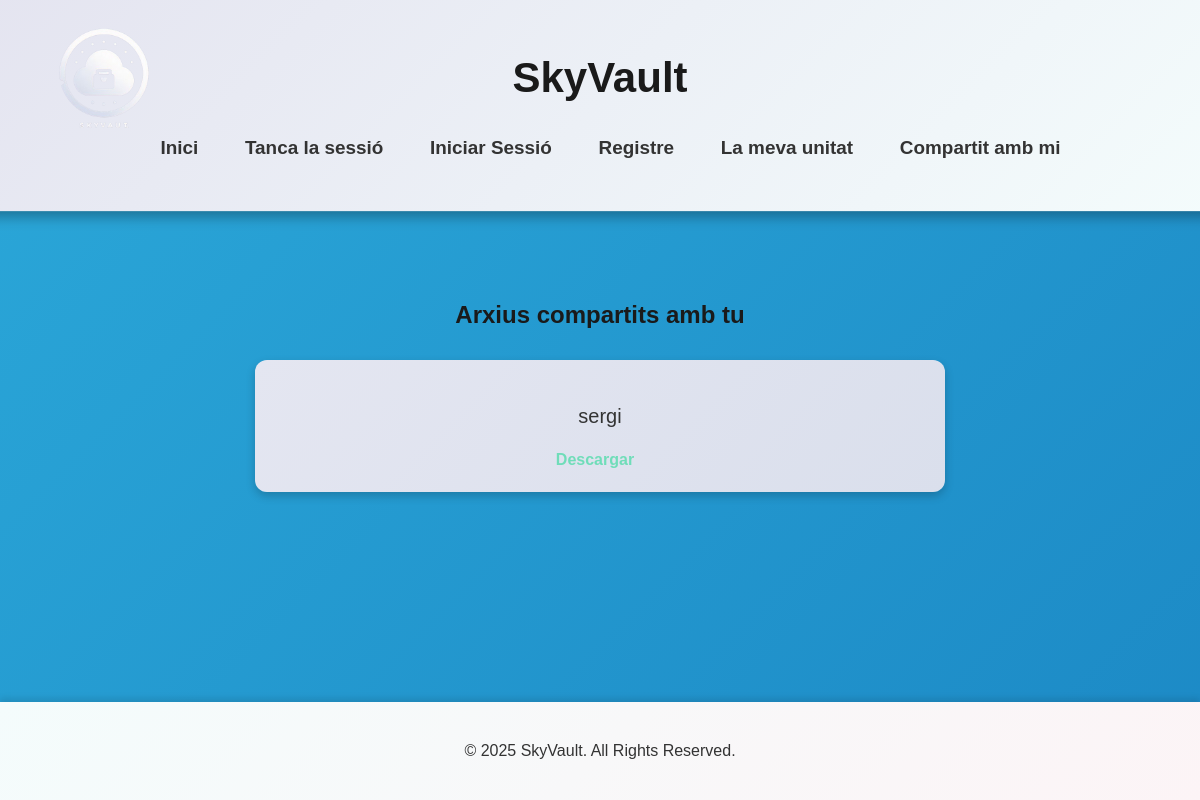
Page /shared_files (signed in) on the earlier database version.
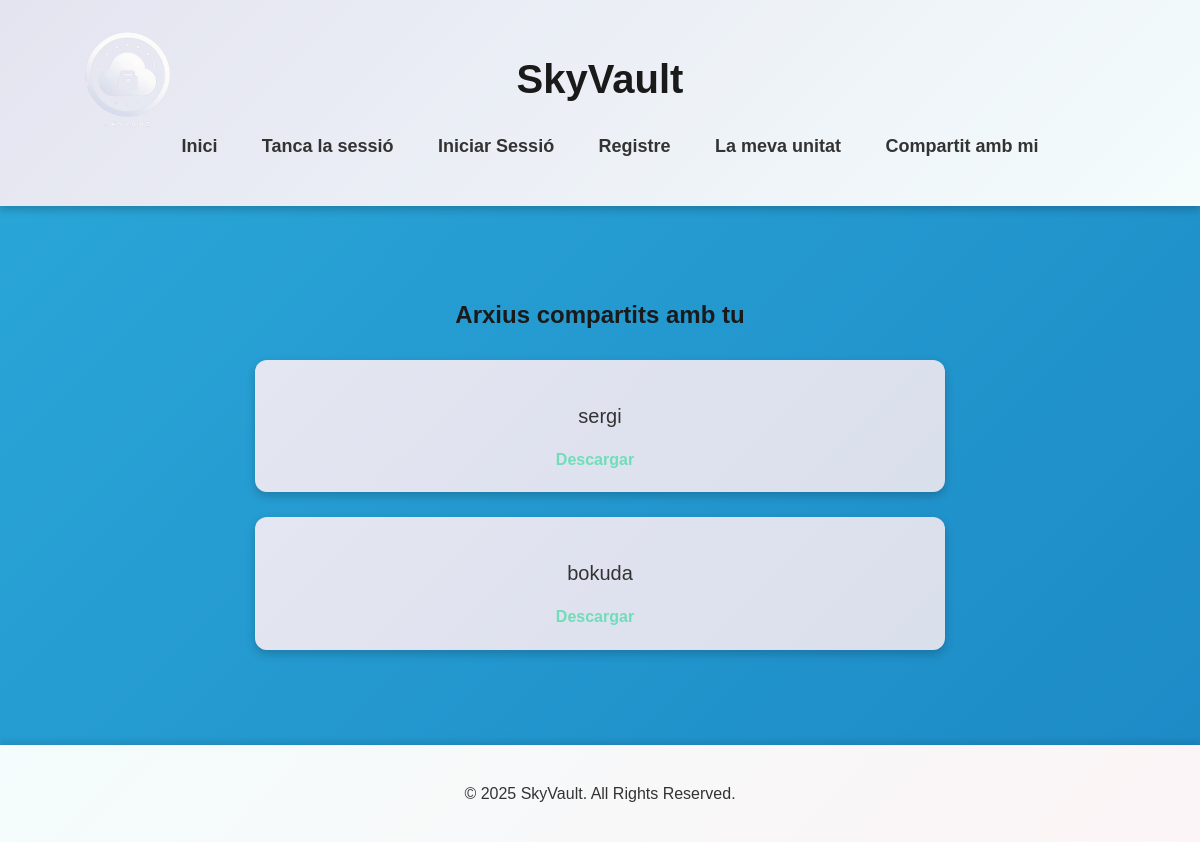
Same page on the later database version.
### app.py (models this page shows)
class SharedFile(db.Model):
    id = db.Column(db.Integer, primary_key=True)
    file_id = db.Column(db.Integer, db.ForeignKey('file.id'), nullable=False)
    shared_with_id = db.Column(db.Integer, db.ForeignKey('user.id'), nullable=False)
    shared_by_id = db.Column(db.Integer, db.ForeignKey('user.id'), nullable=False)
    created_at = db.Column(db.DateTime, default=db.func.current_timestamp())
    file = db.relationship('File', backref=db.backref('shared_files', lazy=True))
    shared_with = db.relationship('User', foreign_keys=[shared_with_id])
    shared_by = db.relationship('User', foreign_keys=[shared_by_id])

class File(db.Model):
    id = db.Column(db.Integer, primary_key=True)
    filename = db.Column(db.String(255), nullable=False)
    filepath = db.Column(db.String(255), nullable=False)
    user_id = db.Column(db.Integer, db.ForeignKey('user.id'), nullable=False)
    uploaded_at = db.Column(db.DateTime, default=db.func.current_timestamp())
    user = db.relationship('User', backref=db.backref('files', lazy=True))

### app.py (the view)
@app.route('/shared_files')
@login_required
def shared_files():
    shared_files = db.session.query(SharedFile, File).join(File).filter(SharedFile.shared_with_id == current_user.id).all()
    return render_template('shared_files.html', shared_files=shared_files)

### app.py (called while the page is built)
@app.after_request
def no_cache(response):
    response.headers['Cache-Control'] = 'no-store, no-cache, must-revalidate, post-check=0, pre-check=0, max-age=0'
    response.headers['Pragma'] = 'no-cache'
    response.headers['Expires'] = '0'
    return response

@login_manager.user_loader
def load_user(user_id):
    return User.query.get(int(user_id))

### templates/shared_files.html (shortened to what this page needs)
<!DOCTYPE html>
<html lang="es">
<head>
    <link rel="stylesheet" href="{{ url_for('static', filename='CSS/shared.css') }}" type="text/css">
</head>
<body>
    <header>
        <img id="logoImg" src="{{ url_for('static', filename='images/minimalist_logo_for_SkyVault__a_cloud_file_storage_company_similar_to_Google_Drive-removebg-preview.png') }}" alt="logo">
        <h1>SkyVault</h1>
        <nav class="col-12 col-lg-12 col-dm-12 col-sm-12">
            <ul id="htopnav">
                <li><a href="{{ url_for('web') }}">Inici</a></li>
                <li><a href="{{ url_for('logout') }}">Tanca la sessió</a></li>
                <li><a href="{{ url_for('login') }}">Iniciar Sessió</a></li>
                <li><a href="{{ url_for('register') }}">Registre</a></li>
                <li><a href="{{ url_for('list_files') }}">La meva unitat</a></li>
                <li><a href="{{ url_for('shared_files') }}">Compartit amb mi</a></li>
            </ul>
        </nav>
    </header>
    <main>
        <section class="files">
            <h2>Arxius compartits amb tu</h2>
            {% if shared_files %}
                {% for shared_file, file in shared_files %}
                <div>
                    <p>{{ file.filename }}</p>
                    <a href="{{ url_for('download_shared_file', file_id=shared_file.id) }}">Descargar</a>
                </div>
            {% endfor %}
            {% else %}
                <p>No tens arxius compartits.</p>
            {% endif %}
        </section>
    </main>
    <footer>
        <p>&copy; 2025 SkyVault. All Rights Reserved.</p>
    </footer>
</body>
</html>

### static/CSS/shared.css (style rules this page uses)
body { font-family: 'Arial', sans-serif; margin: 0; padding: 0; background: linear-gradient(-45deg, #0331BC, #035AA6, #177FBF, #2BA8D9); background-size: 400% 400%; animation: gradientBG 12s ease infinite; color: #333333; line-height: 1.6; display: flex; flex-direction: column; min-height: 100vh; }
#logoImg { width: 10em; position: absolute; top: 0em; left: 3em; }
main { flex: 1; z-index: 2; padding: 20px; }
footer { background: linear-gradient(135deg, #F4FCFC, #FCF4F6); padding: 20px; text-align: center; color: #333333; box-shadow: 0 -4px 6px rgba(0, 0, 0, 0.1); }
header { background: linear-gradient(135deg, #E4E4F0, #F4FCFC); padding: 20px; text-align: center; box-shadow: 0 4px 8px rgba(0, 0, 0, 0.2); color: #1a1a1a; transition: transform 0.3s ease, box-shadow 0.3s ease; }
header h1 { color: #1a1a1a; font-size: 2.5em; }
nav ul { list-style: none; padding: 0; margin: 0; position: relative; bottom: 1em; }
nav ul li { display: inline; margin: 0 20px; }
nav a { color: #333333; text-decoration: none; font-size: 18px; font-weight: bold; transition: color 0.3s ease; }
section { padding: 50px 20px; text-align: center; border-radius: 8px; color: #1a1a1a; animation: fadeIn 1.2s ease-in-out; }
.files div, .folders div { padding: 20px; margin: 25px auto; border-radius: 12px; max-width: 650px; text-align: center; background: linear-gradient(135deg, #E4E6F1, #DADFEC); color: #333333; box-shadow: 0 4px 10px rgba(0, 0, 0, 0.2); transition: transform 0.3s ease, box-shadow 0.3s ease, background-color 0.3s ease; }
.files a, .folders a { display: inline-block; color: #70ddb9; font-weight: bold; text-decoration: none; margin-right: 10px; transition: color 0.3s ease, text-shadow 0.3s ease; }
.files p { font-size: 20px; margin-bottom: 15px; color: #333333; }
h1 { font-size: 30px; }
[class*="col-"] { float: left; padding: 10px; }
.col-12 { width: 100%; }

Differences in the rows shown:
added SharedFile: filename "bokuda"
